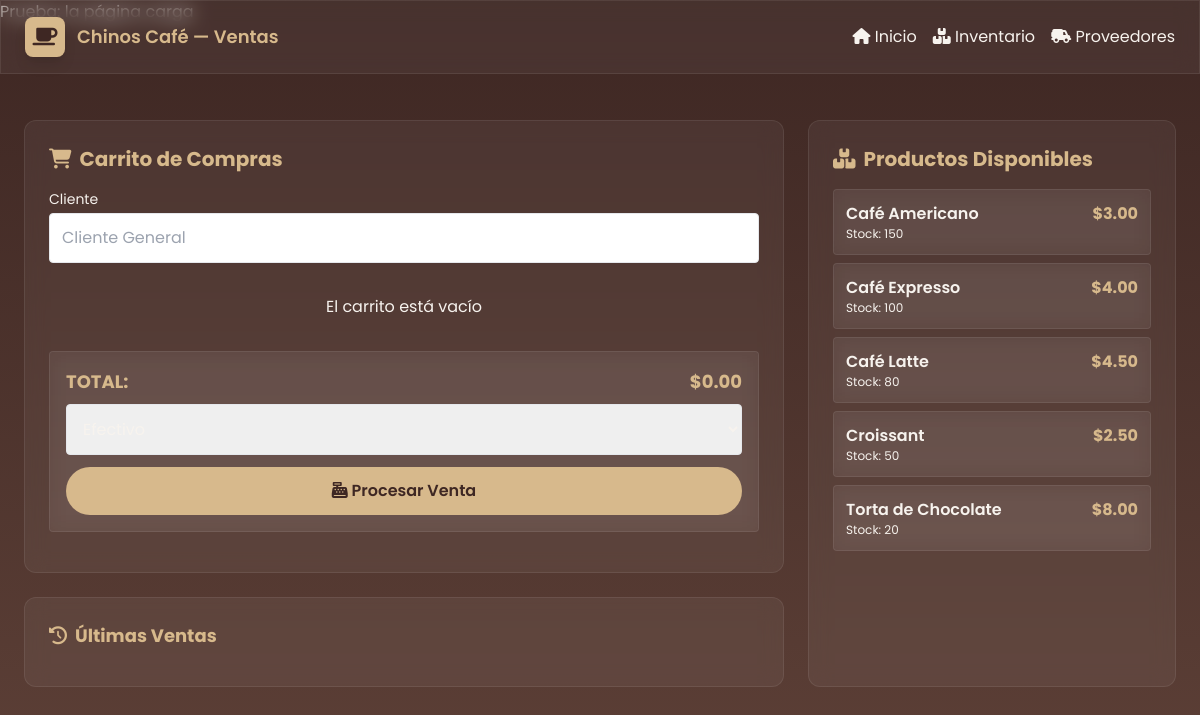
Page /ventas.php on the committed database.
### tables this page shows
CREATE TABLE IF NOT EXISTS inventario (
  id_producto INT AUTO_INCREMENT PRIMARY KEY,
  nombre VARCHAR(100) NOT NULL,
  descripcion TEXT,
  precio_compra DECIMAL(10,2) NOT NULL,
  precio_venta DECIMAL(10,2) NOT NULL,
  stock INT NOT NULL DEFAULT 0,
  unidad VARCHAR(20) DEFAULT 'unidad',
  categoria VARCHAR(50),
  id_proveedor INT,
  fecha_ingreso TIMESTAMP DEFAULT CURRENT_TIMESTAMP,
  FOREIGN KEY (id_proveedor) REFERENCES proveedores(id_proveedor) ON DELETE SET NULL
);

### ventas.php (the view, shortened to what this page needs)
<?php
$productos = [];
$conn = getDB();
$result = $conn->query("SELECT * FROM inventario WHERE stock > 0 ORDER BY nombre");
if ($result) {
  while ($row = $result->fetch_assoc()) {
    $productos[] = $row;
  }
}
?>
<!doctype html>
<html lang="es">
<head>
  <script src="https://cdn.tailwindcss.com"></script>
  <link rel="stylesheet" href="https://cdnjs.cloudflare.com/ajax/libs/font-awesome/6.5.0/css/all.min.css"/>
</head>
<body>
  <header class="fixed top-0 left-0 w-full z-50 glass">
    <nav class="max-w-7xl mx-auto px-6 py-4 flex items-center justify-between">
      <a href="index.php" class="flex items-center gap-3">
        <div class="w-10 h-10 bg-[var(--gold)] rounded-lg flex items-center justify-center text-[var(--coffee1)] text-xl shadow-lg">
          <i class="fa-solid fa-mug-saucer"></i>
        </div>
        <span class="font-semibold text-[var(--gold)] text-lg">Chinos Café — Ventas</span>
      </a>
      <div class="flex items-center gap-4 text-[var(--cream)]/90">
        <a href="index.php" class="hover:text-[var(--gold)] transition"><i class="fas fa-home"></i> Inicio</a>
        <a href="inventario.php" class="hover:text-[var(--gold)] transition"><i class="fas fa-boxes-stacked"></i> Inventario</a>
        <a href="proveedores.php" class="hover:text-[var(--gold)] transition"><i class="fas fa-truck-field"></i> Proveedores</a>
      </div>
    </nav>
  </header>
  <main class="pt-24 max-w-7xl mx-auto px-6">
    <div class="grid lg:grid-cols-3 gap-6">
      <div class="lg:col-span-2 space-y-6">
        <div class="p-6 rounded-xl glass">
          <h2 class="text-xl font-bold text-[var(--gold)] mb-4 flex items-center gap-2">
            <i class="fas fa-shopping-cart"></i> Carrito de Compras
          </h2>
          <form id="formVenta" method="POST" action="procesar_venta.php">
            <div class="mb-4">
              <label class="block text-sm mb-1">Cliente</label>
              <input name="cliente" placeholder="Cliente General" class="w-full p-3 rounded bg-[var(--coffee3)]/40 border border-[var(--gold)]/20 text-[var(--cream)]">
            </div>
            <div id="carrito" class="space-y-2 max-h-96 overflow-y-auto">
              <p class="text-center text-[var(--cream)]/50 py-4">El carrito está vacío</p>
            </div>
            <div class="mt-4 p-4 glass rounded border-t border-[var(--gold)]/20">
              <div class="flex justify-between text-lg font-bold text-[var(--gold)] mb-2">
                <span>TOTAL:</span>
                <span id="total">$0.00</span>
              </div>
              <select name="tipo_pago" class="w-full p-3 rounded bg-[var(--coffee3)]/40 border border-[var(--gold)]/20 text-[var(--cream)] mb-3">
                <option value="efectivo">Efectivo</option>
              </select>
              <button type="submit" class="w-full px-4 py-3 rounded-full bg-[var(--gold)] text-[var(--coffee1)] font-semibold hover:bg-amber-400 transition">
                <i class="fas fa-cash-register"></i> Procesar Venta
              </button>
            </div>
          </form>
        </div>
        <div class="p-6 rounded-xl glass">
          <h3 class="text-lg font-bold text-[var(--gold)] mb-3 flex items-center gap-2">
            <i class="fas fa-history"></i> Últimas Ventas
          </h3>
        </div>
      </div>
      <div class="p-6 rounded-xl glass">
        <h2 class="text-xl font-bold text-[var(--gold)] mb-4 flex items-center gap-2">
          <i class="fas fa-boxes-stacked"></i> Productos Disponibles
        </h2>
        <div class="space-y-2 max-h-[600px] overflow-y-auto">
          <?php foreach ($productos as $p): ?>
          <button onclick="agregarProducto(<?= htmlspecialchars(json_encode($p)) ?>)"
                  class="w-full p-3 rounded glass hover:bg-[var(--gold)]/10 transition text-left">
            <div class="flex justify-between items-start">
              <div>
                <p class="font-semibold"><?= htmlspecialchars($p['nombre']) ?></p>
                <p class="text-xs text-[var(--cream)]/60">Stock: <?= $p['stock'] ?></p>
              </div>
              <span class="text-[var(--gold)] font-bold">$<?= number_format($p['precio_venta'], 2) ?></span>
            </div>
          </button>
          <?php endforeach; ?>
        </div>
      </div>
    </div>
  </main>
</body>
</html>

### ventas.php (style rules this page uses)
:root { --coffee1: #3e2723; --coffee2: #5d4037; --coffee3: #795548; --cream: #f7f3ee; --gold: #d7b98c; }
body { font-family: 'Poppins', sans-serif; background: linear-gradient(180deg, var(--coffee1), var(--coffee2)); color: var(--cream); }
.glass { background: rgba(255,255,255,0.05); backdrop-filter: blur(10px); border: 1px solid rgba(255,255,255,0.08); }

### rows in the picture
inventario: nombre "Café Americano", stock "150", precio_venta "3.00"
inventario: nombre "Café Expresso", stock "100", precio_venta "4.00"
inventario: nombre "Café Latte", stock "80", precio_venta "4.50"
inventario: nombre "Croissant", stock "50", precio_venta "2.50"
inventario: nombre "Torta de Chocolate", stock "20", precio_venta "8.00"
